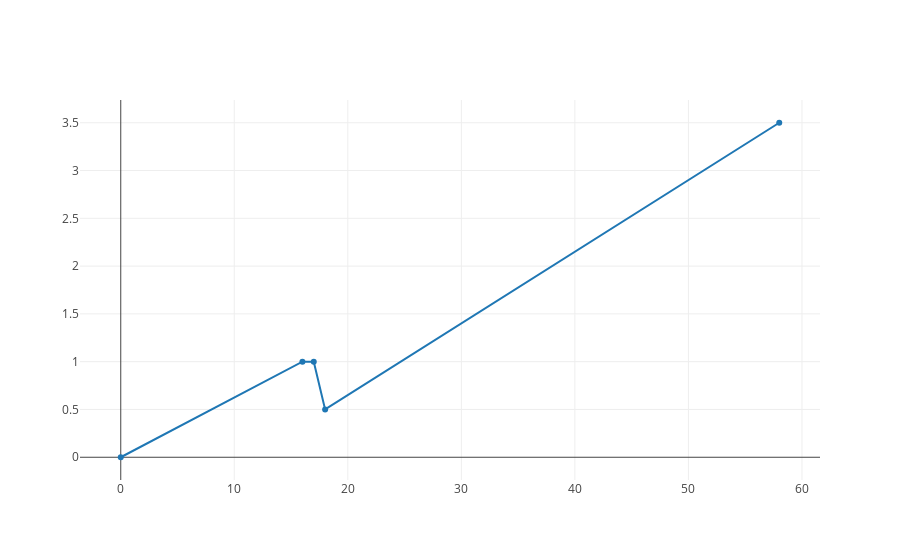

Source (notebook cell):
### Code cell
object AvgPureSize{
    val (x,y) = LiveNodes.live.groupBy(_.depth).map{case (depth, nodes) => 
        val pureSizes = nodes.map(n => n.qry.state.sf.pureFormula.size)
        (depth,pureSizes.sum/nodes.size.toDouble)
    }.toList.sortBy(_._1).unzip

}
Scatter(AvgPureSize.x, AvgPureSize.y).plot()

### Figure 1 — Plotly figure (JSON) as saved in the notebook; plotly's stock layout.template omitted (floating-point values rounded to 4 significant figures)
{"data": [{"type": "scatter", "x": [0, 16, 17, 18, 58], "y": [0, 1, 1, 0.5, 3.5]}], "layout": {"autosize": true, "xaxis": {"autorange": true, "range": [-3.334, 61.33], "type": "linear"}, "yaxis": {"autorange": true, "range": [-0.2888, 3.789], "type": "linear"}}}
